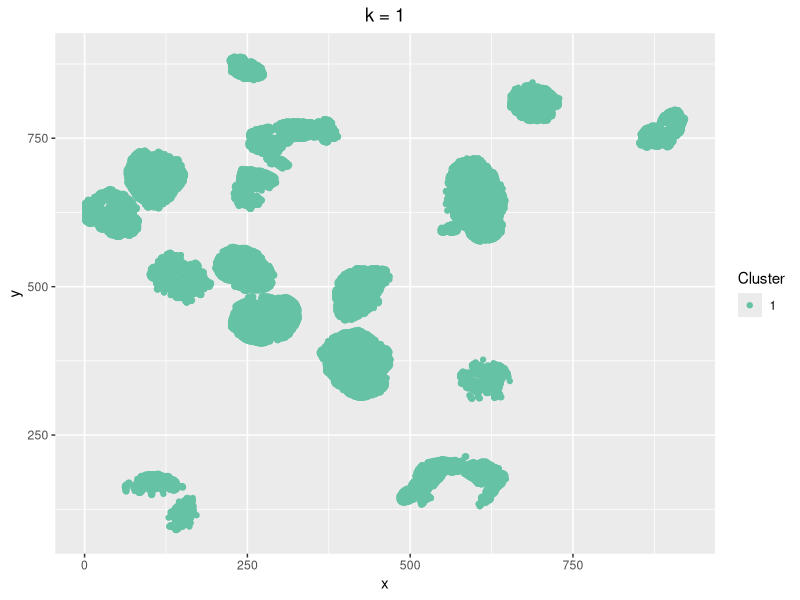
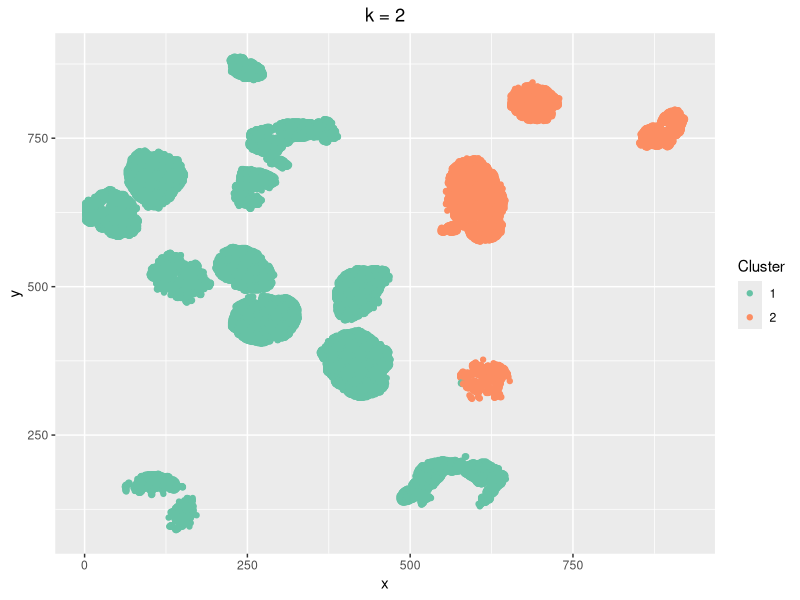
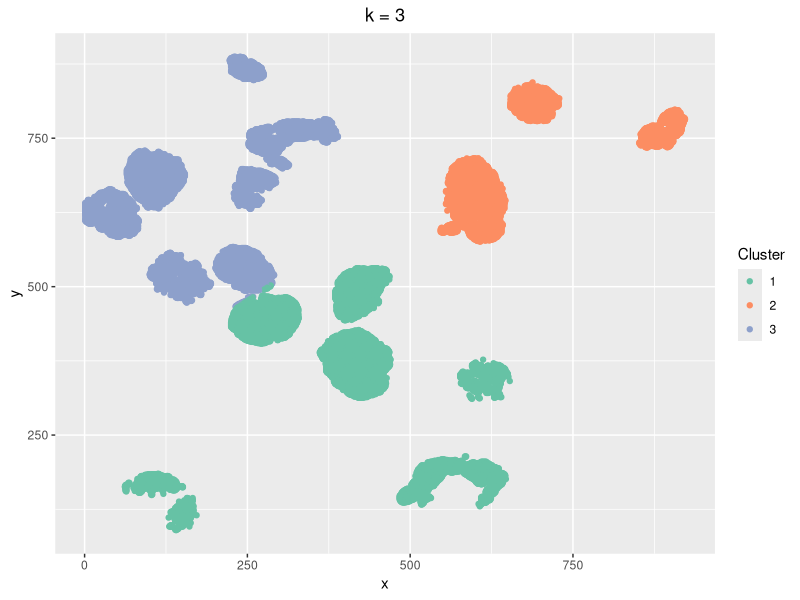
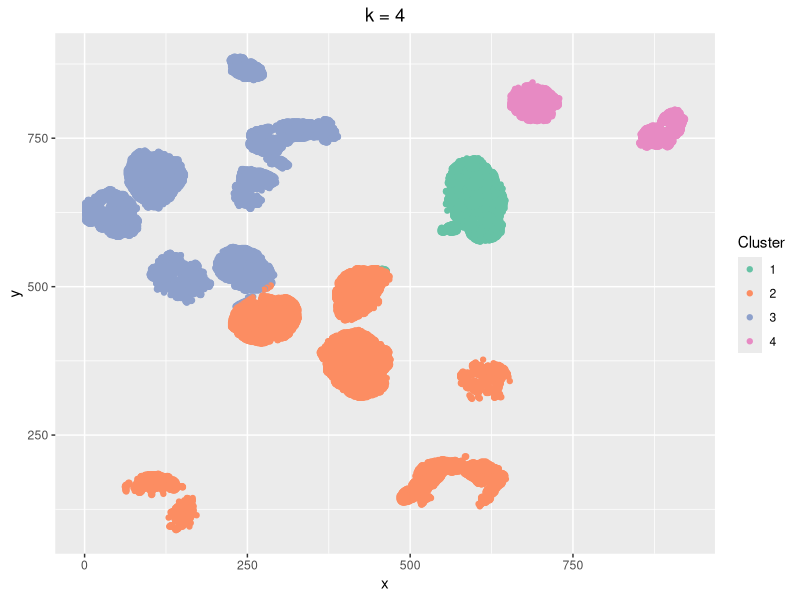
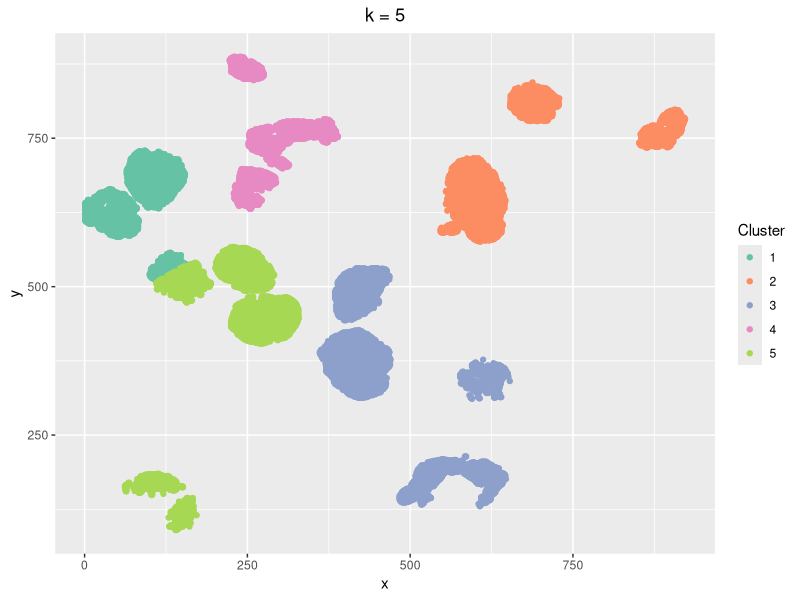
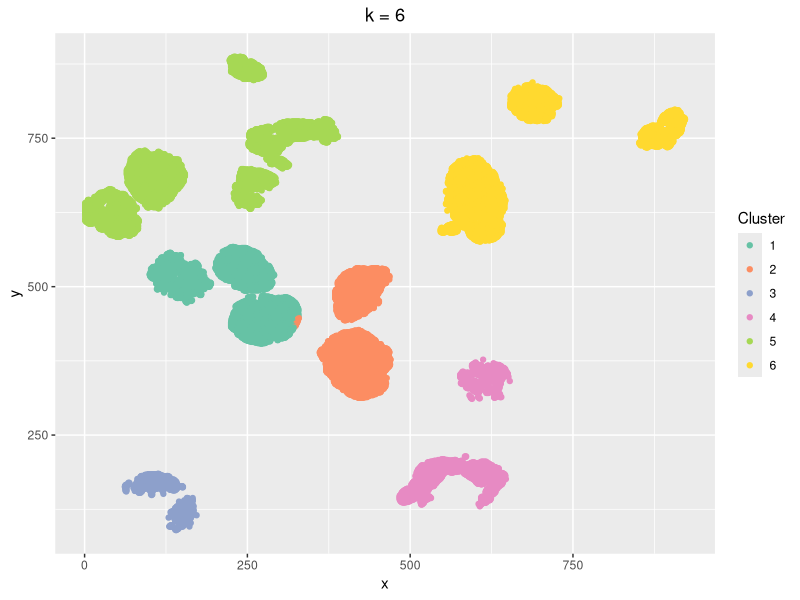
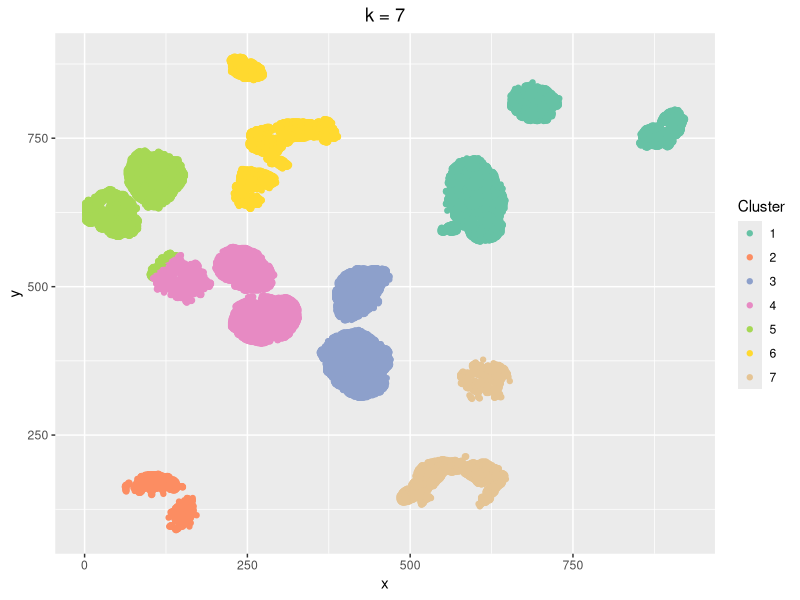

Recreate these plots in R, in order.
# Set the working directory
setwd('/home/aeros/Desktop/workspace/pib706/workshop_extension/workshop_4/r_scripts')




# Libraries

# Data table
library(data.table)
setDTthreads(threads = 4)

# Plotting
library(ggplot2)




# Load the data
loaded <- read.table(
    file = 'R_lines.csv', 
    sep = ',', 
    stringsAsFactors = FALSE, 
    header = TRUE
)

# SLOW

# Apply a rotation matrix to each element in loaded.
rotation_matrix = matrix

# Define the angle.
angle = -pi/2

# How large is the y-axis?
y_axis_length <- 960

rotated <- lapply(seq(1, nrow(loaded)), function(row) {

    # Get the row x and y coordinates.

    # Add 1 to each coordinate since NumPy is
    # 0-indexed and R is 1-indexed.
    row_x <- loaded[row, c('x')]+1
    row_y <- loaded[row, c('y')]+1
    
    # Perform the rotation.
    data.frame(
        x = row_x*cos(angle)-row_y*sin(angle),
        y = row_x*sin(angle)+row_y*cos(angle) + y_axis_length
    )

})

# Get rid of the NULLs.
# Source: https://stackoverflow.com/questions/33004238/r-removing-null-elements-from-a-list/33004339#33004339
rotated[sapply(rotated, is.null)] <- NULL

# Collapse.
collapsed <- data.table::rbindlist(rotated)

# CHECK

# The coordinates are valid?
print(c(min(collapsed$x), max(collapsed$x)))
print(c(min(collapsed$y), max(collapsed$y)))

# Try k-means with 1, 2, ..., 7 clusters.
for(cluster_size in seq(1, 7)) {
    
    # Get the clusters.
    clustered <- kmeans(
        x = collapsed, 
        centers = cluster_size
    )

    # Add the labels to the data.
    collapsed$Cluster <- as.factor(clustered$cluster)

    # Plot and save.

    # Nice colors: http://applied-r.com/rcolorbrewer-palettes/#:~:text=RColorBrewer%20is%20an%20R%20packages,data%2C%20dark%20for%20high%20data
    p <- ggplot(
        data = collapsed, 
        mapping = aes(
            x = x, 
            y = y,
            color = Cluster
        )
    ) + 
    geom_point() + 
    scale_colour_brewer(
        palette = 'Set2'
    ) + 
    ggtitle(
        paste(c('k = ', as.character(cluster_size)), collapse = '')
    ) + 
    theme(
        plot.title = element_text(
            hjust = 0.5
        )
    )

    p

    ggsave(
        paste(c('cluster_', as.character(cluster_size), '.png'), collapse = ''),
        plot = last_plot(),
        path = './',
        width = 800,
        height = 800,
        units = c('px'),
        dpi = 300
    )
}